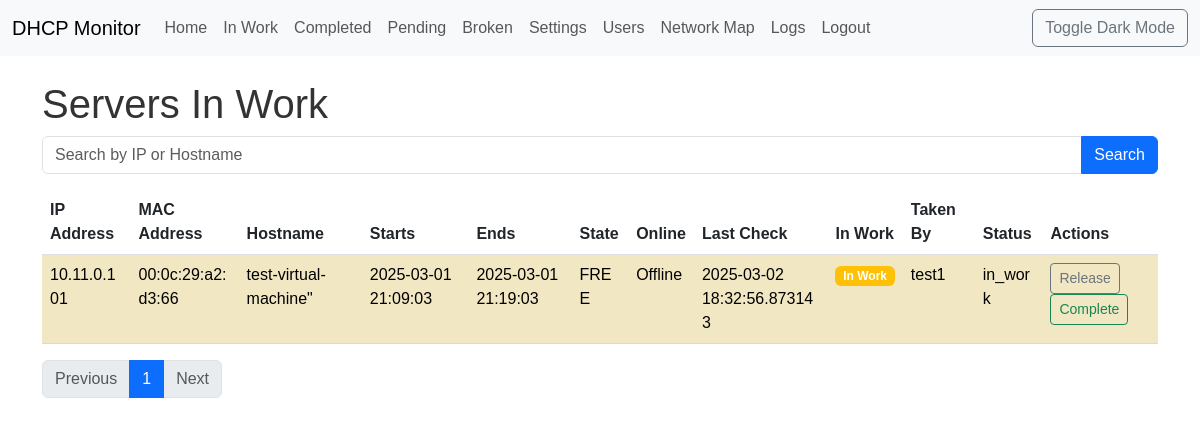
Screenshot of /in_work (signed in) with the database file from the repository.
### app/models.py (models this page shows, shortened)
class Lease(db.Model):
    __tablename__ = 'leases'
    id = db.Column(db.Integer, primary_key=True)
    ip = db.Column(db.String(15), unique=True, index=True, nullable=False)
    mac = db.Column(db.String(17), index=True, nullable=False)
    hostname = db.Column(db.String(255), index=True)
    starts = db.Column(db.DateTime)
    ends = db.Column(db.DateTime)
    binding_state = db.Column(db.String(64), index=True, nullable=False)
    uid = db.Column(db.String(255))
    is_online = db.Column(db.Boolean, default=False)
    last_check = db.Column(db.DateTime)
    in_work = db.Column(db.Boolean, default=False)
    taken_by_id = db.Column(db.Integer, db.ForeignKey('users.id'), index=True)
    status = db.Column(
        db.Enum(LeaseStatus),
        nullable=False,
        server_default=LeaseStatus.ACTIVE
    )
    server_id = db.Column(db.Integer, db.ForeignKey('servers.id'))
    status_history = db.relationship(
        'LeaseStatusHistory',
        backref='lease_obj',
        lazy='dynamic',
        order_by='desc(LeaseStatusHistory.timestamp)',
        overlaps="status_history,lease_obj"  #  <--  ДОБАВИТЬ overlaps
    )

class User(UserMixin, db.Model):
    __tablename__ = 'users'
    id = db.Column(db.Integer, primary_key=True)
    username = db.Column(db.String(64), unique=True, index=True, nullable=False)
    password_hash = db.Column(db.String(128), nullable=False)
    role = db.Column(db.String(64), nullable=False, default='tester')  # 'admin', 'tester'
    first_name = db.Column(db.String(64))
    last_name = db.Column(db.String(64))
    last_seen = db.Column(db.DateTime, default=datetime.utcnow)
    leases = db.relationship('Lease', backref='taken_user', lazy='dynamic', foreign_keys='Lease.taken_by_id')
    groups = db.relationship('Group', secondary=user_groups, lazy='subquery',
                            backref=db.backref('users', lazy=True)) # Связь с группами
    journal_entries = db.relationship('Journal', back_populates='user', lazy='dynamic')

### app/views.py (the view)
@main.route('/in_work')
@login_required
def in_work():
    search_query = request.args.get('q', '')
    page = request.args.get('page', 1, type=int)
    per_page = 10
    if current_user.role == 'admin':
        if search_query:
            leases = Lease.query.filter(
                Lease.status == LeaseStatus.IN_WORK,
                or_(Lease.ip.contains(search_query), Lease.hostname.contains(search_query))
            ).order_by(Lease.ip).paginate(page=page, per_page=per_page, error_out=False)
        else:
            leases = Lease.query.filter(Lease.status == LeaseStatus.IN_WORK).order_by(Lease.ip).paginate(page=page, per_page=per_page, error_out=False)
    else:
        if search_query:
            leases = Lease.query.filter(
                Lease.taken_by_id == current_user.id,
                Lease.status == LeaseStatus.IN_WORK,
                or_(Lease.ip.contains(search_query), Lease.hostname.contains(search_query))
            ).order_by(Lease.ip).paginate(page=page, per_page=per_page, error_out=False)
        else:
            leases = Lease.query.filter(Lease.taken_by_id == current_user.id, Lease.status == LeaseStatus.IN_WORK).order_by(Lease.ip).paginate(page=page, per_page=per_page, error_out=False)
    return render_template('in_work.html', leases=leases, search_query=search_query)

### app/models.py (called while the page is built)
@login_manager.user_loader
def load_user(user_id):
    return User.query.get(int(user_id))

### app/templates/in_work.html (shortened to what this page needs)
{% extends "base.html" %}
{% block content %}
    <h1>Servers In Work</h1>
      <form action="{{ url_for('main.in_work') }}" method="GET">
        <div class="input-group mb-3">
            <input type="text" class="form-control" placeholder="Search by IP or Hostname" name="q" value="{{ search_query }}">
            <button class="btn btn-primary" type="submit">Search</button>
        </div>
    </form>
    <table class="table table-striped" id="leases-table">
    <thead>
      <tr>
        <th>IP Address</th>
        <th>MAC Address</th>
        <th>Hostname</th>
        <th>Starts</th>
        <th>Ends</th>
        <th>State</th>
        <th>Online</th>
        <th>Last Check</th>
        <th>In Work</th>
        <th>Taken By</th>
        <th>Status</th>
        <th>Actions</th>
      </tr>
    </thead>
     <tbody>
            {% for lease in leases.items %}
                <tr {% if lease.in_work %}class="table-warning"{% endif %}>
                    <td>{{ lease.ip }}</td>
                    <td>{{ lease.mac }}</td>
                    <td>{{ lease.hostname|d('N/A') }}</td>
                    <td>{{ lease.starts|d('N/A') }}</td>
                    <td>{{ lease.ends|d('N/A') }}</td>
                    <td>{{ lease.binding_state }}</td>
                    <td>{{ "Online" if lease.is_online else "Offline" }}</td>
                    <td>{{ lease.last_check|d('N/A') }}</td>
                    <td>
                        {% if lease.in_work %}
                            <span class="badge bg-warning">In Work</span>
                        {% else %}
                            <span class="badge bg-secondary">Not In Work</span>
                        {% endif %}
                    </td>
                    <td>{{ lease.taken_user.username if lease.taken_user else '' }}</td>
                    <td>{{ lease.status.value }}</td>
                    <td>
                    {% if lease.status.value == 'in_work' and (lease.taken_by_id == current_user.id or current_user.role == 'admin') %}
                        <button class="btn btn-sm btn-outline-secondary release-btn" data-url="{{ url_for('api.release_lease', lease_id=lease.id) }}">Release</button>
                        <button class="btn btn-sm btn-outline-success complete-btn" data-url="{{ url_for('api.complete_lease', lease_id=lease.id) }}">Complete</button>
                    {% endif %}
                    </td>
                </tr>
            {% endfor %}
        </tbody>
    </table>
  <nav>
        <ul class="pagination">
            {% if leases.has_prev %}
                <li class="page-item"><a class="page-link" href="{{ url_for('main.in_work', page=leases.prev_num, q=search_query) }}">Previous</a></li>
            {% else %}
                <li class="page-item disabled"><a class="page-link" href="#">Previous</a></li>
            {% endif %}
            {% for page_num in leases.iter_pages() %}
                {% if page_num %}
                    {% if page_num == leases.page %}
                        <li class="page-item active"><a class="page-link" href="#">{{ page_num }}</a></li>
                    {% else %}
                        <li class="page-item"><a class="page-link" href="{{ url_for('main.in_work', page=page_num, q=search_query) }}">{{ page_num }}</a></li>
                    {% endif %}
                {% else %}
                    <li class="page-item disabled"><a class="page-link" href="#">...</a></li>
                {% endif %}
            {% endfor %}
            {% if leases.has_next %}
                <li class="page-item"><a class="page-link" href="{{ url_for('main.in_work', page=leases.next_num, q=search_query) }}">Next</a></li>
            {% else %}
                <li class="page-item disabled"><a class="page-link" href="#">Next</a></li>
            {% endif %}
        </ul>
    </nav>
{% endblock %}

### app/static/css/style.css (style rules this page uses)
body { font-family: sans-serif; transition: background-color 0.3s, color 0.3s; }
body { background-color: #fff; color: #333; }
.table-striped > tbody > tr:nth-of-type(odd) > * { --bs-table-accent-bg: var(--bs-table-striped-bg); }
table.table td { word-break: break-word; }

### rows the page displays
Lease: ip "10.11.0.101", mac "00:0c:29:a2:d3:66", hostname|d "test-virtual-machine\"", starts|d "2025-03-01 21:09:03", ends|d "2025-03-01 21:19:03", binding_state "FREE", is_online "Offline", last_check|d "2025-03-02 18:32:56.873143", in_work "In Work", taken_user "test1", status.value "in_work"

### other values shown
{{ page_num }} "1"
